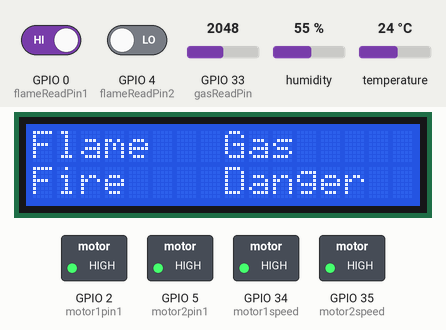
A sketch run on a simulated ESP32. Shown: 16×2 character LCD, switched loads named in the sketch (green lamp = pin HIGH). The test bench sets the inputs (shaded band); at power-on: GPIO 33 (gasReadPin) = 2048, GPIO 4 (flameReadPin2) LOW, humidity 55 %, temperature 24 °C, GPIO 0 (flameReadPin1) HIGH. The modem accepts every AT command (registered, SIM ready, sends succeed) and sends nothing else; what the sketch prints to the serial monitor is not drawn.

Above: at 5.7 s.
5.8 s: GPIO 33 (gasReadPin) set to 962
17.0 s: GPIO 33 (gasReadPin) set to 838
At 21.7 s:
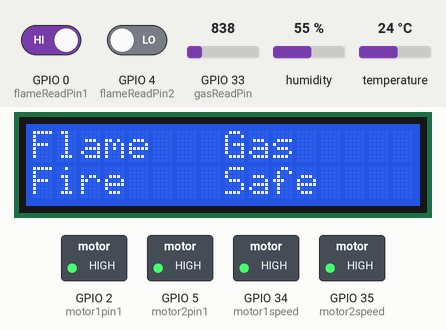
28.2 s: GPIO 4 (flameReadPin2) driven HIGH
At 29.6 s:
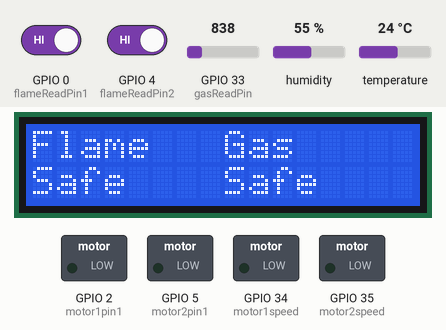
39.4 s: GPIO 33 (gasReadPin) set to 940
At 42.7 s:
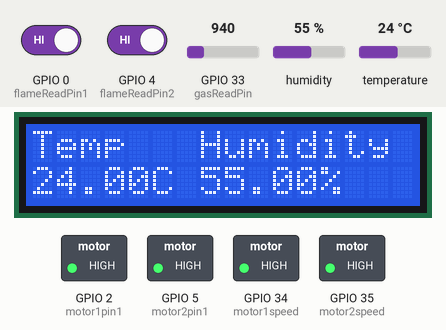
50.1 s: humidity set to 22 %
At 53.4 s:
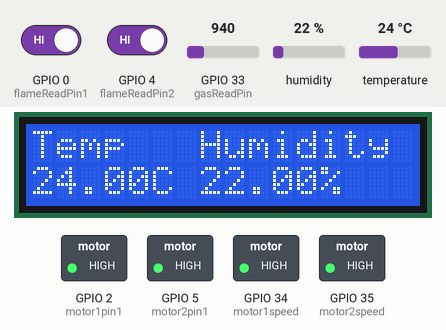
57.2 s: temperature set to 12 °C
At 64.1 s:
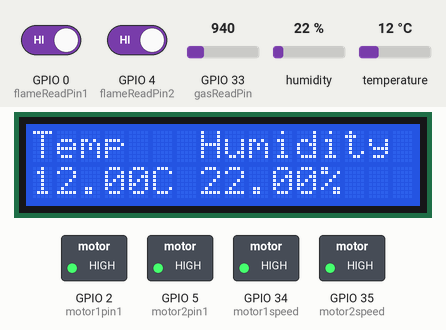
Timing chart, 0 to 65.6 s (numbered marks = the images above; inputs shaded):
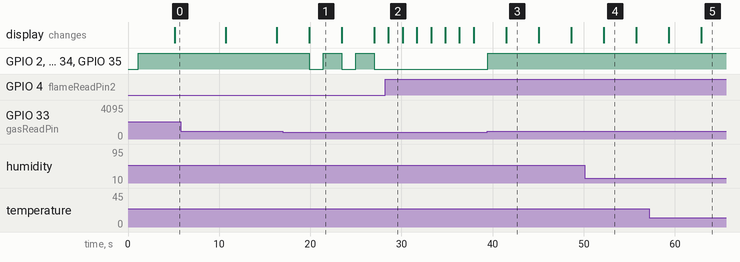

The sketch:

jrc.ino
```cpp
#include <LiquidCrystal.h>
#include <dht.h>
#include <analogWrite.h>
#include <SoftwareSerial.h>

#define analogLow 0
#define analogHigh 1024
#define gasReadLimit 900

#define flameReadPin1 0
#define flameReadPin2 4
#define gasReadPin 33
#define dhtReadPin 32
#define motor1pin1 2
#define motor2pin1 5
#define motor1speed 34
#define motor2speed 35

#define STATUS 0
#define SWITCHON 1
#define SWITCHOFF 2

//lib instances
LiquidCrystal lcd(18, 19, 23, 13, 14, 16);
dht DH;
SoftwareSerial mySerial(15, 17); //SIM800L Tx & Rx is connected to Arduino #3 & #2

//global variables
int curDisp = 0;

String line11 = "Status: Normal";
String line12 = "Flame   Gas";
String line13 = "0 0";
String line14 = "Temp   Humidity";
String line15 = "0 0";
String flameOutput = "Safe";
String gasOutput = "Safe";

int command = -1;

void handleCommand()
{
  switch (command)
  {
  case STATUS:
    sendMsg(line11 + line12 + line13 + line14 + line15);
    break;
  case SWITCHON:
    motorOn();
    break;
  case SWITCHOFF:
    motorOff();
    break;
  }
  command = -1;
}

void sendMsg(String msg)
{
  mySerial.println("AT"); //Once the handshake test is successful, it will back to OK
  updateSerial();
  mySerial.println("AT+CMGF=1"); // Configuring TEXT mode
  updateSerial();
  mySerial.println("AT+CMGS=\"+8801633927378\""); //change ZZ with country code and xxxxxxxxxxx with phone number to sms
  updateSerial();
  mySerial.print(msg); //text content
  updateSerial();
  mySerial.write(26);
}

void sendCall()
{
  mySerial.println("AT"); //Once the handshake test is successful, i t will back to OK
  updateSerial();

  mySerial.println("ATD+ +8801633927378;"); //  change ZZ with country code and xxxxxxxxxxx with phone number to dial
  updateSerial();
  delay(20000);            // wait for 20 seconds...
  mySerial.println("ATH"); //hang up
  updateSerial();
}

void updateSerial()
{
  String gotMsg;
  delay(500);
  while (Serial.available())
  {
    mySerial.write(Serial.read()); //Forward what Serial received to Software Serial Port
  }
  while (mySerial.available())
  {
    gotMsg += mySerial.read();
  }
  if (gotMsg.length() > 0)
  {
    Serial.println(gotMsg); //Forward what Software Serial received to Serial Port
    updCommand(gotMsg);
  }
}

void updCommand(String gotMsg)
{
  if (gotMsg.substring(gotMsg.length() - 5) == "status")
  {
    command = STATUS;
  }
  else if (gotMsg.substring(gotMsg.length() - 2) == "on")
  {
    command = SWITCHON;
  }
  else if (gotMsg.substring(gotMsg.length() - 3) == "off")
  {
    command = SWITCHOFF;
  }
  handleCommand();
}

void updateDisplay()
{
  lcd.clear();
  if (curDisp == 0)
  {
    lcd.setCursor(0, 0);
    lcd.print(line11);
  }
  else if (curDisp == 1)
  {
    lcd.setCursor(0, 0);
    lcd.print(line12);
    lcd.setCursor(0, 1);
    lcd.print(line13);
  }
  else
  {
    lcd.setCursor(0, 0);
    lcd.print(line14);
    lcd.setCursor(0, 1);
    lcd.print(line15);
  }
}

void motorOn()
{
  digitalWrite(motor1pin1, HIGH);
  digitalWrite(motor2pin1, HIGH);
  analogWrite(motor1speed, 255);
  analogWrite(motor2speed, 255);
}

void motorOff()
{
  digitalWrite(motor1pin1, LOW);
  digitalWrite(motor2pin1, LOW);
  analogWrite(motor1speed, 0);
  analogWrite(motor2speed, 0);
}

void setup()
{
  Serial.begin(9600);
  mySerial.begin(9600);
  lcd.begin(16, 2);

  lcd.clear();

  Serial.println("Serial Monitor Started.");

  pinMode(flameReadPin1, INPUT);
  pinMode(flameReadPin2, INPUT);
  pinMode(gasReadPin, INPUT);
  pinMode(motor1pin1, OUTPUT);
  pinMode(motor2pin1, OUTPUT);
  pinMode(motor1speed, OUTPUT);
  pinMode(motor2speed, OUTPUT);

  //sendMsg("Hola");
  delay(1000);
}

void loop()
{
  curDisp = (curDisp + 1) % 3;

  //read sensor
  int flameRead1 = digitalRead(flameReadPin1);
  int flameRead2 = digitalRead(flameReadPin2);
  int gasAnalogRead = analogRead(gasReadPin);
  DH.read11(dhtReadPin);
  //end of read sensor

  Serial.print("flameRead1: ");
  Serial.println(flameRead1);
  Serial.print("flameRead2: ");
  Serial.println(flameRead2);
  Serial.print("gasAnalogRead: ");
  Serial.println(gasAnalogRead);
  Serial.print("humidity = ");
  Serial.println(DH.humidity);
  Serial.print("temperature: ");
  Serial.print(DH.temperature);
  Serial.println("C  ");

  //flame out
  if (flameRead1 == LOW or flameRead2 == LOW)
  {
    Serial.println("fire");
    line11 = "Status: Fire!";
    flameOutput = "Fire";
    motorOn();
    sendMsg(line11 + line12 + line13 + line14 + line15);
  }
  else
  {
    flameOutput = "Safe";
    motorOff();
  }
  //end of flame out

  //gas leakage
  if (gasAnalogRead > gasReadLimit)
  {
    line11 = "Status: Gas Leak!";
    gasOutput = "Danger";
    motorOn();
    sendMsg(line11 + line12 + line13 + line14 + line15);
  }
  else
  {
    gasOutput = "Safe";
    motorOff();
  }
  //end of gas leakage

  if (gasAnalogRead <= gasReadLimit and flameRead1 == HIGH and flameRead2 == HIGH)
  {
    Serial.println("n");
    line11 = "Status: Normal";
  }

  //display update
  line13 = flameOutput + String("    ") + String(gasOutput);
  line15 = String(DH.temperature) + String("C ") + String(DH.humidity) + "%";
  updateDisplay();

  delay(1500);
}
```

Measured:
- the behaviour switches between 901 and 900 on GPIO 33 (gasReadPin) (found by bisection; images 0 and 1)
- after the input at 17.0 s, GPIO 2 (motor1pin1), GPIO 5 (motor2pin1), GPIO 34 (motor1speed), GPIO 35 (motor2speed): alternates HIGH for 2.0 s and LOW for 1.6 s, starting after 2.9 s; the display: changes after 2.9 s (image 1)
- after the input at 28.2 s, GPIO 2 (motor1pin1), GPIO 5 (motor2pin1), GPIO 34 (motor1speed), GPIO 35 (motor2speed): stops changing and stays LOW; the display: changes after 0.36 s (image 2)
- after the input at 39.4 s, GPIO 2 (motor1pin1), GPIO 5 (motor2pin1), GPIO 34 (motor1speed), GPIO 35 (motor2speed): LOW → HIGH after 0.07 s
- what the display in image 1 shows lasts 3.5 s, from 19.9 s to 23.4 s
- what the display in image 2 shows lasts 1.5 s, from 28.6 s to 30.1 s
